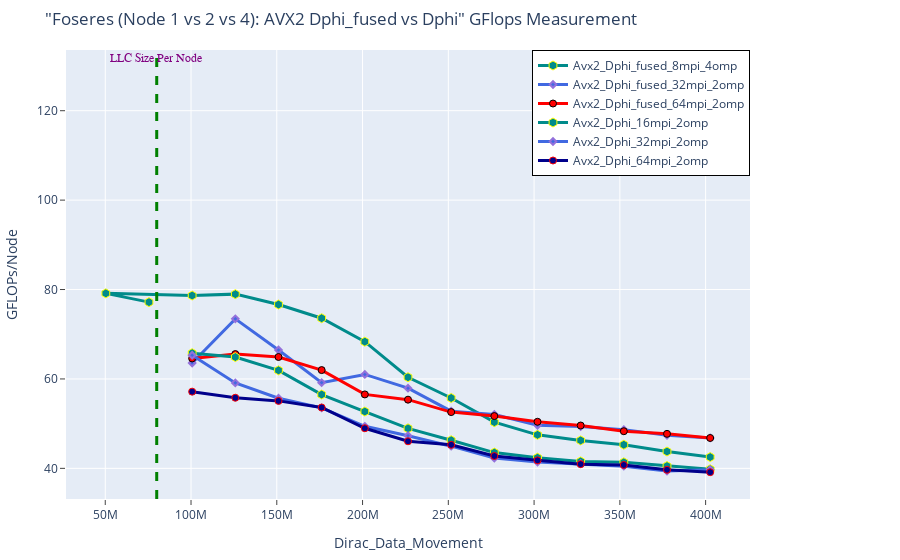

Source (notebook cell):
### Markdown cell above
# AVX Best cases on Node 1, 2 and 4

### Code cell
# AVX2 Fused Cases
fig = go.Figure()
fig.add_trace(go.Scatter(x=(dfn1AvxFusNonProb_8mpi_4omp.Dirc_Data_Mov*(dfn1AvxFusNonProb_8mpi_4omp.MPI_size)), 
                         y=(dfn1AvxFusNonProb_8mpi_4omp.GFLOPS*(dfn1AvxFusNonProb_8mpi_4omp.MPI_size)), 
                         mode='lines+markers', 
                         name='Avx2_Dphi_fused_8mpi_4omp',
                         line=dict(color='darkcyan',width=3),
                         marker=dict(symbol='hexagon',size=9, line=dict(color='yellow',width=1))))

fig.add_trace(go.Scatter(x=(dfn2AvxFusNonProb_32mpi_2omp.Dirc_Data_Mov*(dfn2AvxFusNonProb_32mpi_2omp.MPI_size/2)), 
                         y=(dfn2AvxFusNonProb_32mpi_2omp.GFLOPS*(dfn2AvxFusNonProb_32mpi_2omp.MPI_size/2)), 
                         mode='lines+markers', 
                         name='Avx2_Dphi_fused_32mpi_2omp',
                         line=dict(color='royalblue',width=3),
                         marker=dict(symbol='diamond',size=5,line=dict(color='MediumPurple',width=2))))

fig.add_trace(go.Scatter(x=(dfn4AvxFusNonProb_64mpi_2omp.Dirc_Data_Mov*(dfn4AvxFusNonProb_64mpi_2omp.MPI_size/4)), 
                         y=(dfn4AvxFusNonProb_64mpi_2omp.GFLOPS*(dfn4AvxFusNonProb_64mpi_2omp.MPI_size/4)), 
                         mode='lines+markers', 
                         name='Avx2_Dphi_fused_64mpi_2omp',
                         line=dict(color='red',width=3),
                         marker=dict(symbol='circle',size=7, line=dict(color='black',width=1))))


# AVX-2 Non-fused Cases
fig.add_trace(go.Scatter(x=(dfn1AvxNonFusNonProb_16mpi_2omp.Dirc_Data_Mov*(dfn1AvxNonFusNonProb_16mpi_2omp.MPI_size)), 
                         y=(dfn1AvxNonFusNonProb_16mpi_2omp.GFLOPS*(dfn1AvxNonFusNonProb_16mpi_2omp.MPI_size)), 
                         mode='lines+markers', 
                         name='Avx2_Dphi_16mpi_2omp',
                         line=dict(color='darkcyan',width=3),
                         marker=dict(symbol='hexagon',size=9, line=dict(color='yellow',width=1))))



fig.add_trace(go.Scatter(x=(dfn2AvxNonFusNonProb_32mpi_2omp.Dirc_Data_Mov*(dfn2AvxNonFusNonProb_32mpi_2omp.MPI_size/2)), 
                         y=(dfn2AvxNonFusNonProb_32mpi_2omp.GFLOPS*(dfn2AvxNonFusNonProb_32mpi_2omp.MPI_size/2)), 
                         mode='lines+markers', 
                         name='Avx2_Dphi_32mpi_2omp',
                         line=dict(color='royalblue',width=3),
                         marker=dict(symbol='diamond',size=5,line=dict(color='MediumPurple',width=2))))

fig.add_trace(go.Scatter(x=(dfn4AvxNonFusNonProb_64mpi_2omp.Dirc_Data_Mov*(dfn4AvxNonFusNonProb_64mpi_2omp.MPI_size/4)), 
                         y=(dfn4AvxNonFusNonProb_64mpi_2omp.GFLOPS*(dfn4AvxNonFusNonProb_64mpi_2omp.MPI_size/4)), 
                         mode='lines+markers', 
                         name='Avx2_Dphi_64mpi_2omp',
                         line=dict(color='darkblue',width=3),
                         marker=dict(symbol='circle',size=7, line=dict(color='red',width=1))))

# Adding a vertical line
fig.add_vline(x=80e6, line_width=3, line_dash="dash", line_color="green")
# fig.add_hline(y=1024, line_width=3, line_dash="dash", line_color="red")

# Add annotation
fig.add_annotation(
    x='80e6'
    , y=130
    , text=f'LLC Size Per Node'
    , yanchor='bottom'
    , showarrow=False
    , arrowhead=1
    , arrowsize=1
    , arrowwidth=2
    , arrowcolor="#636363"
    , ax=-20
    , ay=-30
    , font=dict(size=12, color="purple", family="Sans Serif")
    , align="left"
    ,)

fig.update_layout(title='"Foseres (Node 1 vs 2 vs 4): AVX2 Dphi_fused vs Dphi" GFlops Measurement',
                  xaxis_title='Dirac_Data_Movement', 
                  yaxis_title='GFLOPs/Node', 
                  xaxis=dict(ticks="outside"),  
                  yaxis=dict(ticks="outside"),
                  legend=go.layout.Legend(bordercolor="black",borderwidth=1, x=1, xanchor="right", y=1, yanchor="top"),
                  margin=dict(l=50, r=150, t=50, b=50)
                 )

### Figure 1 — Plotly figure (JSON) as saved in the notebook; plotly's stock layout.template omitted (floating-point values rounded to 4 significant figures)
{"data": [{"line": {"color": "darkcyan", "width": 3}, "marker": {"line": {"color": "yellow", "width": 1}, "size": 9, "symbol": "hexagon"}, "mode": "lines+markers", "name": "Avx2_Dphi_fused_8mpi_4omp", "type": "scatter", "x": [75497472, 50331648, 100663296, 125829120, 150994944, 176160768, 201326592, 226492416, 251658240, 276824064, 301989888, 327155712, 352321536, 377487360, 402653184], "y": [77.18, 79.14, 78.66, 78.97, 76.64, 73.58, 68.34, 60.38, 55.74, 50.34, 47.49, 46.25, 45.28, 43.77, 42.52]}, {"line": {"color": "royalblue", "width": 3}, "marker": {"line": {"color": "MediumPurple", "width": 2}, "size": 5, "symbol": "diamond"}, "mode": "lines+markers", "name": "Avx2_Dphi_fused_32mpi_2omp", "type": "scatter", "x": [100663296, 125829120, 150994944, 176160768, 201326592, 226492416, 251658240, 276824064, 301989888, 327155712, 352321536, 377487360, 402653184], "y": [63.57, 73.44, 66.47, 59.17, 61.01, 57.94, 52.79, 52.05, 49.65, 49.34, 48.66, 47.38, 46.81]}, {"line": {"color": "red", "width": 3}, "marker": {"line": {"color": "black", "width": 1}, "size": 7, "symbol": "circle"}, "mode": "lines+markers", "name": "Avx2_Dphi_fused_64mpi_2omp", "type": "scatter", "x": [100663296, 125829120, 150994944, 176160768, 201326592, 226492416, 251658240, 276824064, 301989888, 327155712, 352321536, 377487360, 402653184], "y": [64.59, 65.56, 64.92, 61.98, 56.54, 55.37, 52.58, 51.69, 50.42, 49.58, 48.31, 47.72, 46.8]}, {"line": {"color": "darkcyan", "width": 3}, "marker": {"line": {"color": "yellow", "width": 1}, "size": 9, "symbol": "hexagon"}, "mode": "lines+markers", "name": "Avx2_Dphi_16mpi_2omp", "type": "scatter", "x": [100663296, 125829120, 150994944, 176160768, 201326592, 226492416, 251658240, 276824064, 301989888, 327155712, 352321536, 377487360, 402653184], "y": [65.77, 64.89, 61.92, 56.51, 52.71, 48.94, 46.29, 43.52, 42.38, 41.56, 41.35, 40.51, 39.79]}, {"line": {"color": "royalblue", "width": 3}, "marker": {"line": {"color": "MediumPurple", "width": 2}, "size": 5, "symbol": "diamond"}, "mode": "lines+markers", "name": "Avx2_Dphi_32mpi_2omp", "type": "scatter", "x": [100663296, 125829120, 150994944, 176160768, 201326592, 226492416, 251658240, 276824064, 301989888, 327155712, 352321536, 377487360, 402653184], "y": [65.3, 59.12, 55.68, 53.54, 49.4, 47.3, 44.96, 42.28, 41.43, 41.04, 40.49, 39.41, 39.7]}, {"line": {"color": "darkblue", "width": 3}, "marker": {"line": {"color": "red", "width": 1}, "size": 7, "symbol": "circle"}, "mode": "lines+markers", "name": "Avx2_Dphi_64mpi_2omp", "type": "scatter", "x": [100663296, 125829120, 150994944, 176160768, 201326592, 226492416, 251658240, 276824064, 301989888, 327155712, 352321536, 377487360, 402653184], "y": [57.16, 55.79, 55.09, 53.61, 48.97, 46.06, 45.26, 42.76, 41.79, 40.94, 40.75, 39.68, 39.15]}], "layout": {"annotations": [{"align": "left", "arrowcolor": "#636363", "arrowhead": 1, "arrowsize": 1, "arrowwidth": 2, "ax": -20, "ay": -30, "font": {"color": "purple", "family": "Sans Serif", "size": 12}, "showarrow": false, "text": "LLC Size Per Node", "x": "80e6", "y": 130, "yanchor": "bottom"}], "legend": {"bordercolor": "black", "borderwidth": 1, "x": 1, "xanchor": "right", "y": 1, "yanchor": "top"}, "margin": {"b": 50, "l": 50, "r": 150, "t": 50}, "shapes": [{"line": {"color": "green", "dash": "dash", "width": 3}, "type": "line", "x0": 80000000, "x1": 80000000, "xref": "x", "y0": 0, "y1": 1, "yref": "y domain"}], "title": {"text": "\"Foseres (Node 1 vs 2 vs 4): AVX2 Dphi_fused vs Dphi\" GFlops Measurement"}, "xaxis": {"ticks": "outside", "title": {"text": "Dirac_Data_Movement"}}, "yaxis": {"ticks": "outside", "title": {"text": "GFLOPs/Node"}}}}
